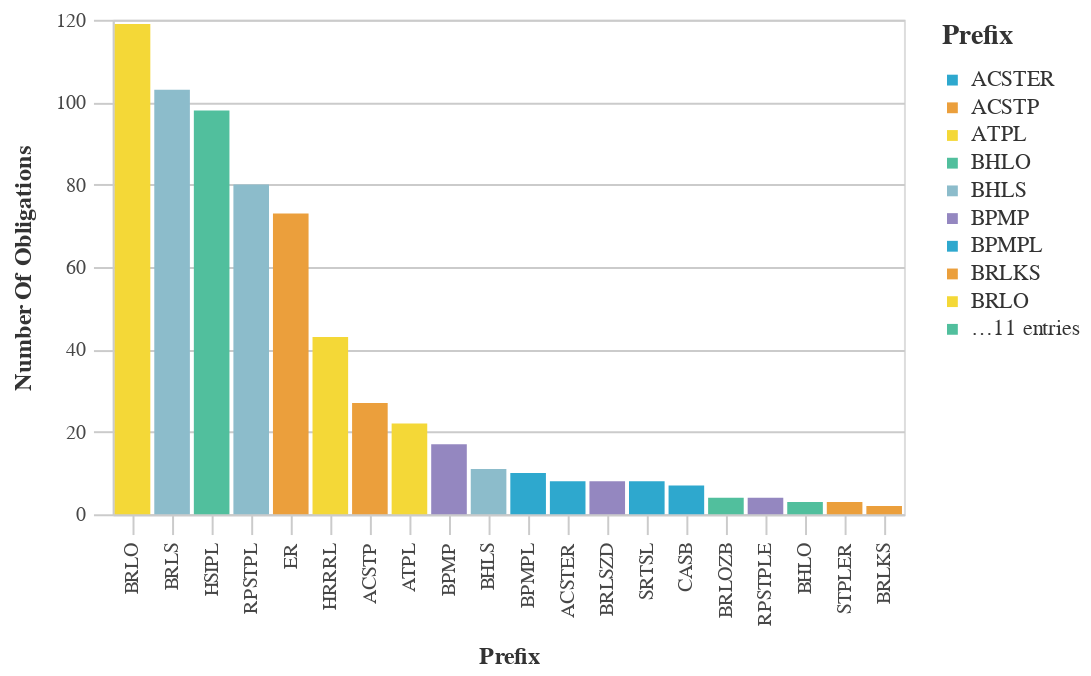

The notebook cell saved with this chart:
### Code cell
#Bar chart with the Most Used Prefix Counts
chart_df = (df_top>>filter(_.variable=='prefix')).rename(columns={"value":"Prefix",
                                 "count":"Number of Obligations"})
chart9= (_dla_utils_reports.basic_bar_chart_no_save(chart_df, 'Prefix', 'Number of Obligations', 'Prefix', district))
    
display(HTML("<h4><strong>Most Used Prefix Codes</strong></h4>"))
chart9

### Figure 1 — Vega-Lite specification as saved in the notebook (floating-point values rounded to 4 significant figures)
{"config": {"view": {"continuousWidth": 400, "continuousHeight": 300}, "axis": {"domainColor": "#cbcbcb", "grid": true, "gridColor": "#cbcbcb", "gridWidth": 1, "labelColor": "#474747", "labelFont": "Nunito Sans", "labelFontSize": 10, "labelPadding": 4, "tickColor": "#cbcbcb", "tickSize": 10, "titleColor": "#333", "titleFont": "Raleway", "titleFontSize": 12, "titlePadding": 10}, "axisBand": {"grid": false}, "background": "white", "font": "Raleway", "header": {"labelFont": "Nunito Sans", "titleFont": "Raleway"}, "legend": {"labelColor": "#333", "labelFont": "Nunito Sans", "labelFontSize": 11, "labelLimit": 0, "padding": 1, "symbolSize": 30, "symbolType": "square", "titleColor": "#333", "titleFont": "Raleway", "titleFontSize": 14, "titlePadding": 10}, "title": {"anchor": "middle", "font": "Raleway", "fontSize": 18, "fontWeight": 300, "offset": 20}}, "data": {"name": "data-79968630136694e9538080391ea66aea"}, "mark": "bar", "encoding": {"color": {"field": "Prefix", "legend": {"symbolLimit": 10, "title": "Prefix"}, "scale": {"range": ["#2EA8CE", "#EB9F3C", "#F4D837", "#51BF9D", "#8CBCCB", "#9487C0"]}, "type": "nominal"}, "tooltip": [{"field": "Prefix", "type": "nominal"}, {"field": "Number of Obligations", "type": "quantitative"}], "x": {"field": "Prefix", "sort": "-y", "title": "Prefix", "type": "nominal"}, "y": {"field": "Number of Obligations", "title": "Number Of Obligations", "type": "quantitative"}}, "height": 250, "width": 400, "$schema": "https://vega.github.io/schema/vega-lite/v4.17.0.json", "datasets": {"data-79968630136694e9538080391ea66aea": [{"Prefix": "BRLO", "Number of Obligations": 119, "variable": "prefix"}, {"Prefix": "BRLS", "Number of Obligations": 103, "variable": "prefix"}, {"Prefix": "HSIPL", "Number of Obligations": 98, "variable": "prefix"}, {"Prefix": "RPSTPL", "Number of Obligations": 80, "variable": "prefix"}, {"Prefix": "ER", "Number of Obligations": 73, "variable": "prefix"}, {"Prefix": "HRRRL", "Number of Obligations": 43, "variable": "prefix"}, {"Prefix": "ACSTP", "Number of Obligations": 27, "variable": "prefix"}, {"Prefix": "ATPL", "Number of Obligations": 22, "variable": "prefix"}, {"Prefix": "BPMP", "Number of Obligations": 17, "variable": "prefix"}, {"Prefix": "BHLS", "Number of Obligations": 11, "variable": "prefix"}, {"Prefix": "BPMPL", "Number of Obligations": 10, "variable": "prefix"}, {"Prefix": "ACSTER", "Number of Obligations": 8, "variable": "prefix"}, {"Prefix": "BRLSZD", "Number of Obligations": 8, "variable": "prefix"}, {"Prefix": "SRTSL", "Number of Obligations": 8, "variable": "prefix"}, {"Prefix": "CASB", "Number of Obligations": 7, "variable": "prefix"}, {"Prefix": "BRLOZB", "Number of Obligations": 4, "variable": "prefix"}, {"Prefix": "RPSTPLE", "Number of Obligations": 4, "variable": "prefix"}, {"Prefix": "BHLO", "Number of Obligations": 3, "variable": "prefix"}, {"Prefix": "STPLER", "Number of Obligations": 3, "variable": "prefix"}, {"Prefix": "BRLKS", "Number of Obligations": 2, "variable": "prefix"}]}}
